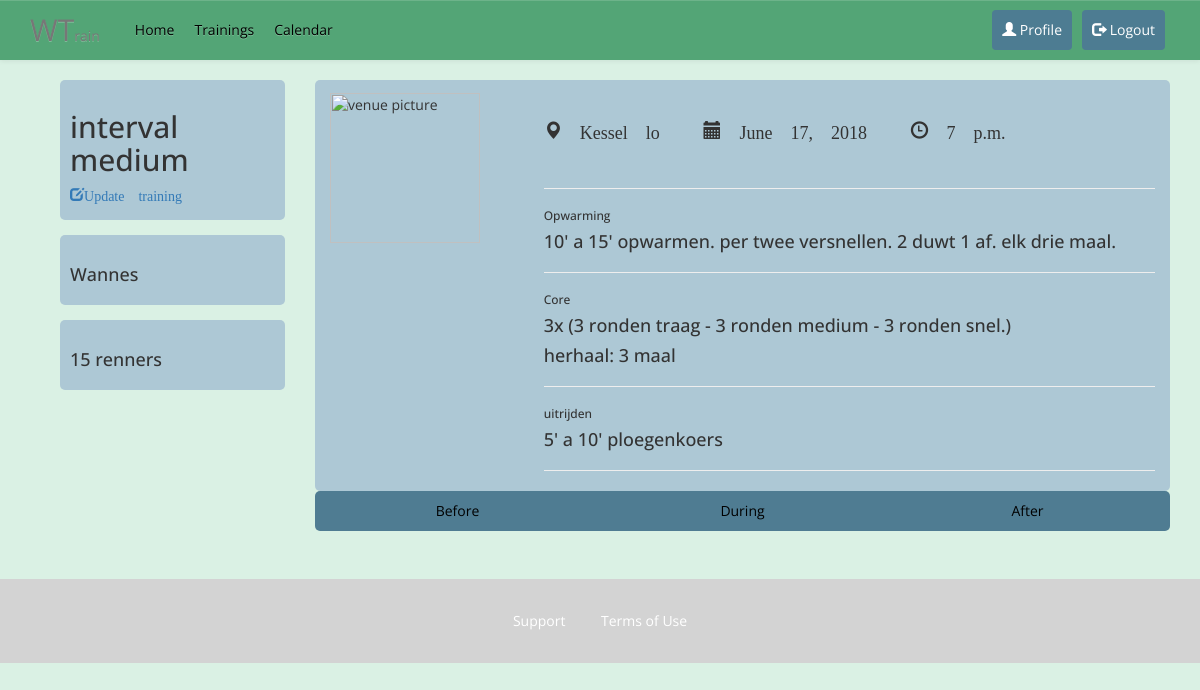
Page /training-detail/11/ (signed in) on the committed database.
### home/models.py (models this page shows, shortened)
class Training(models.Model):
    name = models.CharField(max_length=60, default='AddName')
    date = models.DateField((u"Date"), default=datetime.date.today, blank=True)
    start_time = models.TimeField((u"Start Time"), blank=True, null=True)
    location = models.ForeignKey(Location, on_delete=models.CASCADE,)
    trainers = models.ManyToManyField(Trainer, blank=True)
    riders = models.ManyToManyField(Rider, blank=True)
    program = models.ForeignKey(Training_program, on_delete=models.CASCADE, blank=True, null=True)
    warm_up = models.ForeignKey(Warm_up, on_delete=models.CASCADE, blank=True, null=True)
    core = models.ForeignKey(Core, on_delete=models.CASCADE, blank=True, null=True)
    cool_down = models.ForeignKey(Cool_down, on_delete=models.CASCADE, blank=True, null=True)
    class Meta:
        ordering = ['name']

class Location(models.Model):
    name = models.CharField(max_length=30)
    address = models.CharField(max_length=50)
    city = models.CharField(max_length=60)
    state_province = models.CharField(max_length=30, blank=True)
    country = models.CharField(max_length=50)
    def __str__(self):
        return self.name
    class Meta:
        ordering = ['name']

class Warm_up(models.Model):
    name = models.CharField(max_length=50, blank=True, null=True)
    content = models.TextField(max_length=200, blank=True)
    content_repeat = models.IntegerField(default=1)

class Core(models.Model):
    name = models.CharField(max_length=50, blank=True, null=True)
    content_1 = models.TextField(max_length=1000, blank=True)
    content_1_repeat = models.IntegerField(default=1, verbose_name="aantal keer")
    content_2 = models.TextField(max_length=1000, blank=True)
    content_2_repeat = models.IntegerField(default=1, verbose_name="aantal keer")

class Cool_down(models.Model):
    name = models.CharField(max_length=50, blank=True, null=True)
    content = models.TextField(max_length=200, blank=True)
    content_repeat = models.IntegerField(default=1)

### home/views.py (the view)
# urls.py: url(r'^training-detail/(?P<training_id>\d+)/$', views.display_training),
@login_required
def display_training(request, training_id):
    training = get_object_or_404(Training, pk=training_id)
    return render(request, 'home/view_training.html', {'training': training})

### home/templates/home/view_training.html (shortened to what this page needs)
{% extends "home/base.html" %}
{% load static %}
{% block content %}
<div class="container">
    <div class="col-md-3">
        <div class="side-nav">
            <h2>{{ training.name }}</h2>
            <p><a href="/training-detail/{{ training.id }}/update/"><span class="glyphicon glyphicon-edit">Update training</span></a></p>
        </div>
        <div class="side-nav">
            <h4>Wannes</h4>
        </div>
        <div class="side-nav">
            <h4>15 renners</h4>
        </div>
    </div>
    <div class="col-md-9">
    <div class="row profile-content">
        <div class="col-md-2" id="profile-picture">
            <img src="https://i.imgur.com/oKupqs3.png" alt="venue picture" height="150px" width="" margin-top="10px"/>
        </div>
        <div class="col-md-9 col-md-offset-1">
            <div class="training-meta">
                <h4 class="glyphicon glyphicon-map-marker padding-right-40" aria-hidden="true"> {{ training.location }}  </h4>
                <h4 class="glyphicon glyphicon-calendar padding-right-40" aria-hidden="true"> {{ training.date }}  </h4>
                <h4 class="glyphicon glyphicon-time" aria-hidden="true"> {{ training.start_time }}</h4>
            </div>
            <hr>
            <h6 class="gray">Opwarming</h6>
            <h4>{{ training.warm_up.content }}</h4>
            <hr>
            <h6 class="gray">Core</h6>
            <h4>{{ training.core.content_1 }}</h4>
            <h4>herhaal: {{ training.core.content_1_repeat }} maal</h4>
            <hr>
            <h6 class="gray">uitrijden</h6>
            <h4>{{ training.cool_down.content }}</h4>
            <hr>
        </div>
    </div>
      <div class="row profile-tab">
        <ul class="tab">
        <a href="#"><li class="col-md-4 tablinks" onclick="openTab(event, 'Education')">Before</li></a>
        <a href="#"><li class="col-md-4 tablinks" onclick="openTab(event, 'Extra-curricular')">During</li></a>
        <a href="#"><li class="col-md-4 tablinks" onclick="openTab(event, 'More-info')">After</li></a>
        </ul>
      </div>
    </div>
  </div>
{% endblock content %}

### home/static/home/css/stylesheet.css (style rules this page uses)
body { background-color: #DAF1E4 ; font-family:'Open Sans', serif!important; }
.padding-right-40 { padding-right:40px; }
.side-nav { background-color:#ADC8D5; border-radius:5px; padding:10px; margin: 15px; margin-top:0px; }
.profile-content { background-color:#ADC8D5; border-radius:5px; }
#profile-picture { margin-top:13px; }
.profile-tab { background-color:#4F7C92; border-radius: 5px; }
.profile-tab a { text-decoration: none; color:black; text-align:center; }
ul.tab { margin: 0; padding: 0; list-style-type: none; }
.tab li { line-height: 40px; border-radius:5px; }
.training-meta { margin:30px; margin-left:0px; margin-bottom:40px; }

### rows in the picture
Training: name "interval medium", location "Kessel lo", date "June 17, 2018", start_time "7 p.m.", warm_up.content "10' a 15' opwarmen. per twee versnellen. 2 duwt 1 af. elk drie maal.", core.content_1 "3x (3 ronden traag - 3 ronden medium - 3 ronden snel.)", core.content_1_repeat "3", cool_down.content "5' a 10' ploegenkoers"
